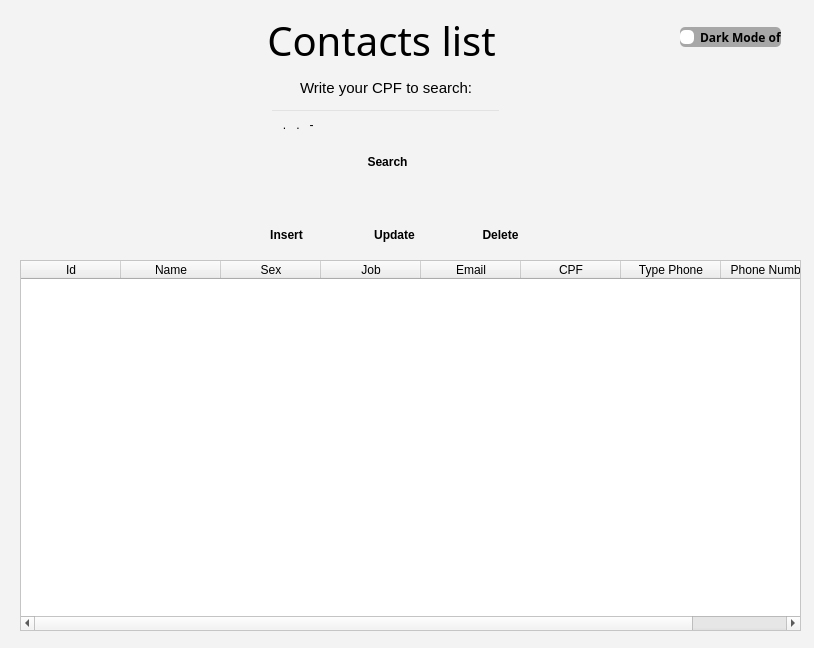
<?xml version="1.0" encoding="UTF-8"?>
<ui version="4.0">
 <class>MainWindow</class>
 <widget class="QMainWindow" name="MainWindow">
  <property name="geometry">
   <rect>
    <x>0</x>
    <y>0</y>
    <width>814</width>
    <height>648</height>
   </rect>
  </property>
  <property name="minimumSize">
   <size>
    <width>814</width>
    <height>648</height>
   </size>
  </property>
  <property name="maximumSize">
   <size>
    <width>814</width>
    <height>648</height>
   </size>
  </property>
  <property name="windowTitle">
   <string>CRUD BY  YURI ALVES LIMA</string>
  </property>
  <property name="windowIcon">
   <iconset>
    <normaloff>../img/agenda.png</normaloff>../img/agenda.png</iconset>
  </property>
  <property name="styleSheet">
   <string notr="true">QMainWindow{
	background-color: rgb(243, 243, 243);
}

QPushButton{
background-color:transparent;
color:black;
border:none;
font-weight:bold;
}

QPushButton:hover{

border-bottom: 2px solid black;

}

QPushButton:clicked{

font-weight:normal;

}

QLabel{
color:black;

}</string>
  </property>
  <widget class="QWidget" name="centralwidget">
   <widget class="QTableWidget" name="qtable_contacts">
    <property name="geometry">
     <rect>
      <x>20</x>
      <y>260</y>
      <width>781</width>
      <height>371</height>
     </rect>
    </property>
    <property name="styleSheet">
     <string notr="true">QTableWidget{
color:black;
background-color:white;
}</string>
    </property>
    <column>
     <property name="text">
      <string>Id</string>
     </property>
    </column>
    <column>
     <property name="text">
      <string>Name</string>
     </property>
    </column>
    <column>
     <property name="text">
      <string>Sex</string>
     </property>
    </column>
    <column>
     <property name="text">
      <string>Job</string>
     </property>
    </column>
    <column>
     <property name="text">
      <string>Email</string>
     </property>
    </column>
    <column>
     <property name="text">
      <string>CPF</string>
     </property>
    </column>
    <column>
     <property name="text">
      <string>Type Phone</string>
     </property>
    </column>
    <column>
     <property name="text">
      <string>Phone Number</string>
     </property>
    </column>
   </widget>
   <widget class="QLabel" name="lbl_title">
    <property name="geometry">
     <rect>
      <x>126</x>
      <y>20</y>
      <width>511</width>
      <height>41</height>
     </rect>
    </property>
    <property name="font">
     <font>
      <family>Yu Gothic UI Semibold</family>
      <pointsize>30</pointsize>
     </font>
    </property>
    <property name="text">
     <string>Contacts list</string>
    </property>
    <property name="alignment">
     <set>Qt::AlignCenter</set>
    </property>
   </widget>
   <widget class="QPushButton" name="btn_insert">
    <property name="enabled">
     <bool>true</bool>
    </property>
    <property name="geometry">
     <rect>
      <x>241</x>
      <y>225</y>
      <width>91</width>
      <height>20</height>
     </rect>
    </property>
    <property name="minimumSize">
     <size>
      <width>91</width>
      <height>20</height>
     </size>
    </property>
    <property name="maximumSize">
     <size>
      <width>91</width>
      <height>20</height>
     </size>
    </property>
    <property name="text">
     <string>Insert</string>
    </property>
   </widget>
   <widget class="QPushButton" name="btn_delete">
    <property name="geometry">
     <rect>
      <x>455</x>
      <y>225</y>
      <width>91</width>
      <height>20</height>
     </rect>
    </property>
    <property name="minimumSize">
     <size>
      <width>91</width>
      <height>20</height>
     </size>
    </property>
    <property name="maximumSize">
     <size>
      <width>91</width>
      <height>20</height>
     </size>
    </property>
    <property name="text">
     <string>Delete</string>
    </property>
   </widget>
   <widget class="QLineEdit" name="txt_cpf_search">
    <property name="geometry">
     <rect>
      <x>270</x>
      <y>109</y>
      <width>231</width>
      <height>31</height>
     </rect>
    </property>
    <property name="font">
     <font>
      <family>Arial</family>
     </font>
    </property>
    <property name="styleSheet">
     <string notr="true">QLineEdit{
border-bottom: 30px solid black;
background-color:transparent;
color:black;
}</string>
    </property>
    <property name="inputMask">
     <string>000.000.000-00</string>
    </property>
    <property name="frame">
     <bool>true</bool>
    </property>
    <property name="placeholderText">
     <string>Search contact by CPF</string>
    </property>
   </widget>
   <widget class="QPushButton" name="btn_search_cpf">
    <property name="geometry">
     <rect>
      <x>350</x>
      <y>150</y>
      <width>75</width>
      <height>23</height>
     </rect>
    </property>
    <property name="text">
     <string>Search</string>
    </property>
   </widget>
   <widget class="QPushButton" name="btn_update">
    <property name="geometry">
     <rect>
      <x>349</x>
      <y>225</y>
      <width>91</width>
      <height>20</height>
     </rect>
    </property>
    <property name="minimumSize">
     <size>
      <width>91</width>
      <height>20</height>
     </size>
    </property>
    <property name="maximumSize">
     <size>
      <width>91</width>
      <height>20</height>
     </size>
    </property>
    <property name="text">
     <string>Update</string>
    </property>
   </widget>
   <widget class="QLabel" name="label">
    <property name="geometry">
     <rect>
      <x>300</x>
      <y>80</y>
      <width>171</width>
      <height>16</height>
     </rect>
    </property>
    <property name="font">
     <font>
      <family>Yu Gothic UI</family>
      <pointsize>11</pointsize>
     </font>
    </property>
    <property name="text">
     <string>Write your CPF to search:</string>
    </property>
   </widget>
   <widget class="QRadioButton" name="rbd_darkmode">
    <property name="geometry">
     <rect>
      <x>680</x>
      <y>27</y>
      <width>101</width>
      <height>20</height>
     </rect>
    </property>
    <property name="font">
     <font>
      <family>Yu Gothic UI Semibold</family>
      <weight>75</weight>
      <bold>true</bold>
     </font>
    </property>
    <property name="styleSheet">
     <string notr="true">QRadioButton{
background-color: rgb(167, 167, 167);
border-radius:5px;
}

QRadioButton:indicator{
border-radius:5px;

}

QRadioButton:indicator:unchecked{
background-color: rgb(255, 255, 255);


}

QRadioButton:indicator:checked{
background-color:black;

}

QRadioButton:hover:indicator:checked{
background-color:background-color: rgb(255, 255, 255);

}
</string>
    </property>
    <property name="text">
     <string>Dark Mode off</string>
    </property>
    <property name="iconSize">
     <size>
      <width>21</width>
      <height>16</height>
     </size>
    </property>
    <property name="checkable">
     <bool>true</bool>
    </property>
    <property name="checked">
     <bool>false</bool>
    </property>
    <property name="autoRepeat">
     <bool>true</bool>
    </property>
   </widget>
  </widget>
 </widget>
 <resources/>
 <connections/>
</ui>
